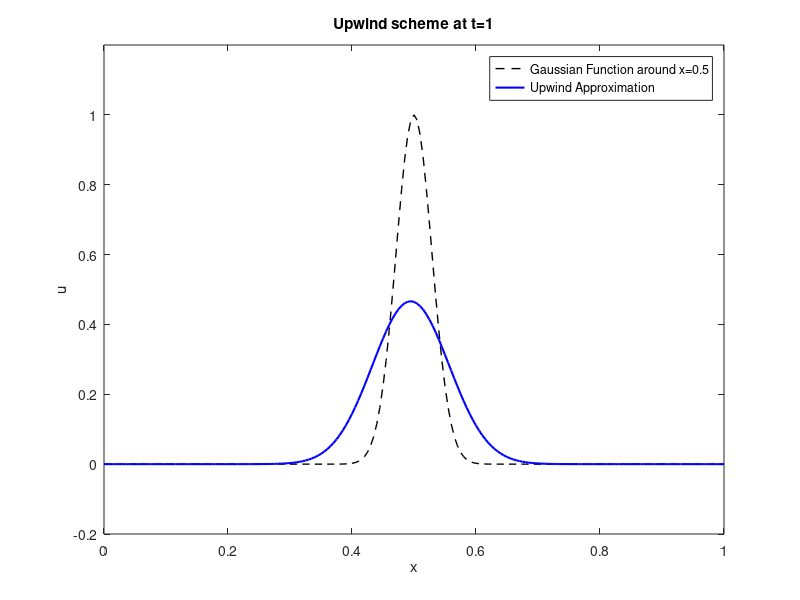
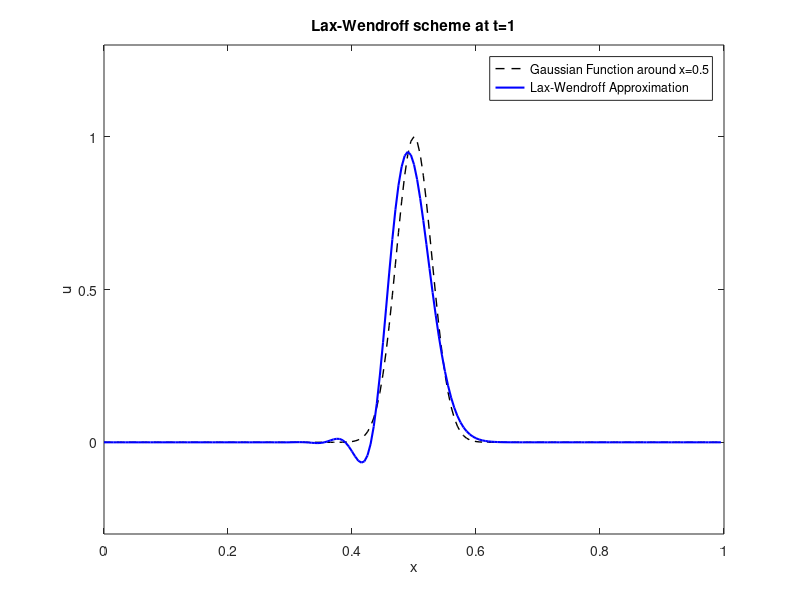

Reproduce these figures in MATLAB, in order.
clear variables; close all; clc;

% approximate solution curves
% u_t + u_x = 0
% u0(x) = {1, x<= 0.5; 0, x>0.5}
% tf = 1, 201 gridpoints, 500 timesteps

Nx = 200; % N intervals, N+1 points
Nt = 500;
t0 = 0; tf = 1;
x0 = 0; xf = 1;

u0 = @(x) exp(-600*(x-0.5).^2); % Heaviside step function about x=0.5

xvals = linspace(x0, xf, Nx + 1)'; 
tvals = linspace(t0, tf, Nt)'; % assume stability conditions are met
dx = xvals(2) - xvals(1);
dt = tvals(2) - tvals(1);

%% UPWIND SCHEME
Dx = gallery('tridiag', Nx + 1, -1, 1, 0);
Dx(1, end) = -1; % period BC

u = u0(xvals); % initial condition

for n = 2:numel(tvals)
    u = u - (dt/dx)*(Dx*u);
end

figure(1); clf;
plot(xvals, u0(xvals), 'black--', 'LineWidth', 1); hold on;
plot(xvals, u, 'b-', 'LineWidth', 1.5);
ylim([-0.2, 1.2]);
title('Upwind scheme at t=1'); xlabel('x'); ylabel('u');
legend('Gaussian Function around x=0.5', 'Upwind Approximation');

%% LAX-WENDROFF
Dx = gallery('tridiag', Nx, -1, 0, 1);
Dx(1, end) = -1; Dx(end, 1) = 1; % periodic BCs

Dxx = gallery('tridiag', Nx, 1, -2, 1);
Dxx(1, end) = 1; Dxx(end, 1) = 1; % periodic BCs

xvals = xvals(1:end-1);
u = u0(xvals); % initial condition

for n = 2:numel(tvals)
    u = u - (dt/(2*dx))*(Dx*u) + (dt^2/(2*dx^2))*(Dxx*u); % Lax-Wendroff
end

figure(2); clf;
plot(xvals, u0(xvals), 'black--', 'LineWidth', 1); hold on;
plot(xvals, u, 'b-', 'LineWidth', 1.5);
ylim([-0.3, 1.3]);
title('Lax-Wendroff scheme at t=1'); xlabel('x'); ylabel('u');
legend('Gaussian Function around x=0.5', 'Lax-Wendroff Approximation');








